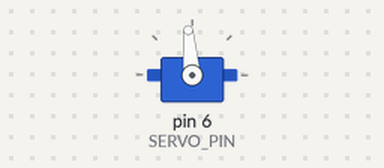
Recording of a sketch running on a simulated Arduino Uno, built with avr-gcc and run on an emulated ATmega328P. On the bench: servo. What the sketch prints to the serial monitor is not drawn.

Above: at 3.05 s.
At 7.2 s:
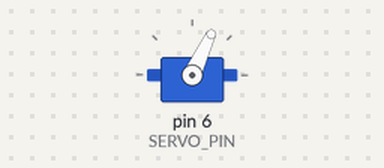
At 7.75 s:
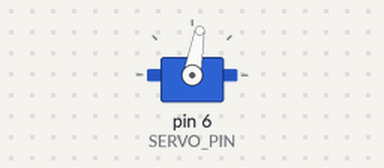
At 11.4 s:
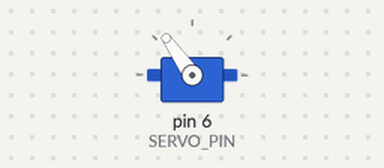
Timing chart, 0 to 14.5 s (numbered marks = the images above):
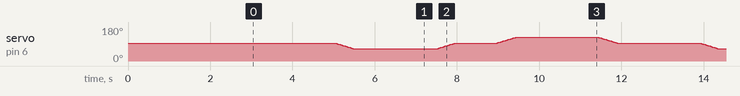

The sketch:

arduino_uno_mg995_center.ino
```cpp
/*
 * ============================================================================
 * Project Saver — Utility Tool: MG995 Servo Steering Center Calibration
 * Target Board: Arduino Uno (ATmega328P)
 *
 * Purpose: Moves the TowerPro MG995 steering servo on Pin 6 to exactly 90°
 *          so you can physically attach the steering horn centered.
 *
 * Hardware Wiring:
 *   - MG995 Servo Signal (Orange/Yellow): Pin 6 on Arduino Uno
 *   - MG995 Servo VCC (Red): 5V Power Supply (External 5V recommended for MG995)
 *   - MG995 Servo GND (Brown/Black): GND (Shared with Arduino GND)
 * ============================================================================
 */

#include <Servo.h>

const int SERVO_PIN = 6;
const int CENTER_ANGLE = 95;    // Straight ahead center position
const int HARD_LEFT_ANGLE = 65;  // 95 - 30 deg left
const int HARD_RIGHT_ANGLE = 125; // 95 + 30 deg right

Servo steeringServo;

void moveToAngleSmooth(int targetAngle, int speedMs = 15) {
  int currentAngle = steeringServo.read();
  if (currentAngle < targetAngle) {
    for (int pos = currentAngle; pos <= targetAngle; pos++) {
      steeringServo.write(pos);
      delay(speedMs);
    }
  } else {
    for (int pos = currentAngle; pos >= targetAngle; pos--) {
      steeringServo.write(pos);
      delay(speedMs);
    }
  }
}

void setup() {
  Serial.begin(115200);
  delay(1000);

  Serial.println("\n=======================================================");
  Serial.println("   MG995 SERVO STEERING LEFT-RIGHT SWEEP TEST TOOL");
  Serial.println("=======================================================");

  // Attach MG995 servo on Pin 6
  steeringServo.attach(SERVO_PIN, 544, 2400);

  // Initialize at 95° Center
  steeringServo.write(CENTER_ANGLE);
  Serial.print(">> [INITIALIZE] Center position: ");
  Serial.print(CENTER_ANGLE);
  Serial.println("°");
  delay(2000);
}

void loop() {
  // 1. Move to CENTER (95°)
  Serial.print(">> [STEERING] Center Position -> ");
  Serial.print(CENTER_ANGLE);
  Serial.println("°");
  moveToAngleSmooth(CENTER_ANGLE);
  delay(2000);

  // 2. Move to HARD LEFT (65°)
  Serial.print("◀◀ [STEERING] Turning LEFT -> ");
  Serial.print(HARD_LEFT_ANGLE);
  Serial.println("°");
  moveToAngleSmooth(HARD_LEFT_ANGLE);
  delay(2000);

  // 3. Move back to CENTER (95°)
  Serial.print(">> [STEERING] Returning to Center -> ");
  Serial.print(CENTER_ANGLE);
  Serial.println("°");
  moveToAngleSmooth(CENTER_ANGLE);
  delay(1000);

  // 4. Move to HARD RIGHT (125°)
  Serial.print("▶▶ [STEERING] Turning RIGHT -> ");
  Serial.print(HARD_RIGHT_ANGLE);
  Serial.println("°");
  moveToAngleSmooth(HARD_RIGHT_ANGLE);
  delay(2000);
}
```
